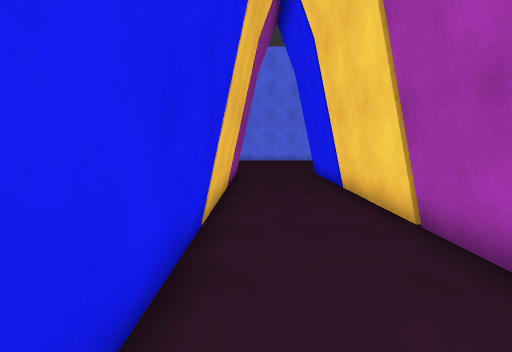
View 1 (above)

20 first-person views from a walk through a scene from a Unity 3-D project. The camera is 1.5 m above the floor, tilts 6° down and sees 80° across. The floor is counted in squares, 1 m on a side. Each view is taken from the middle of a square. On the plan, view 1 faces up. The plan holds only what a view shows up to about 15 squares ahead; the rest is blank. The place goes on beyond the plan. The player is left out.

View 2
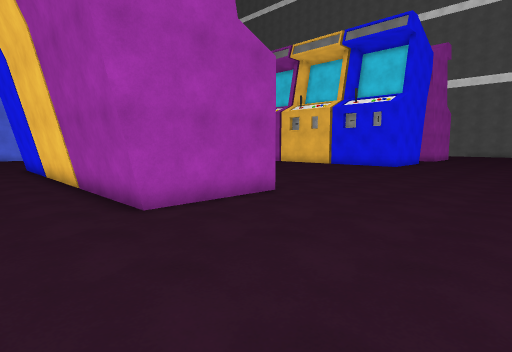

View 3
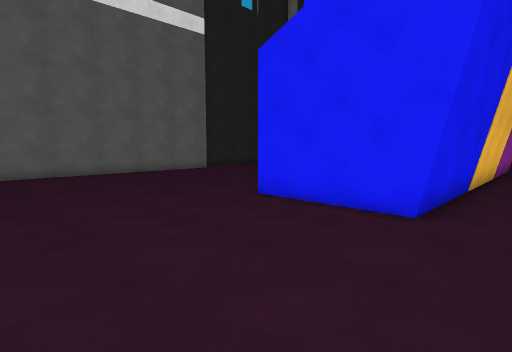

View 4
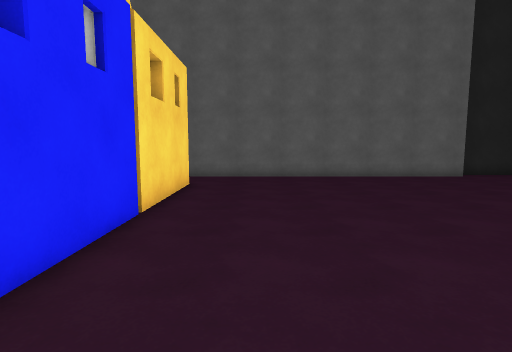

View 5
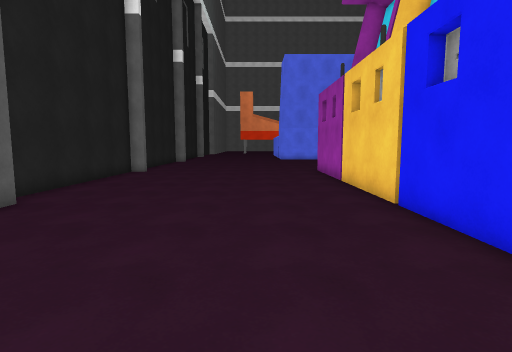

View 6
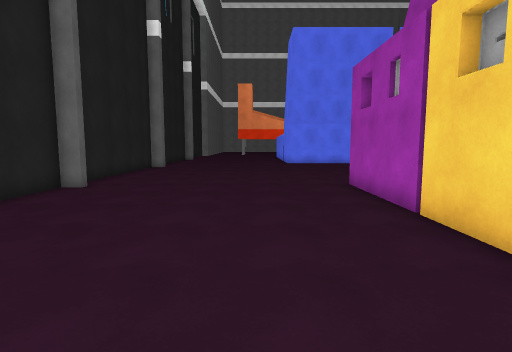

View 7
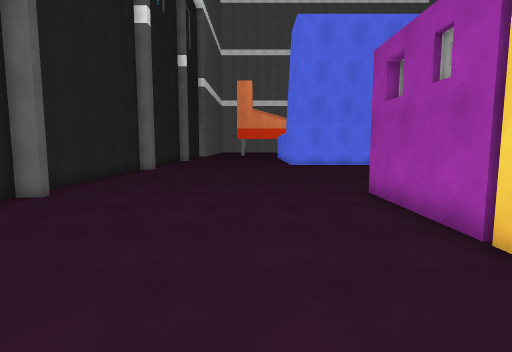

View 8
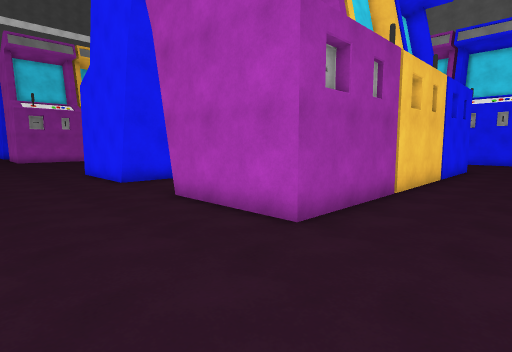

View 9
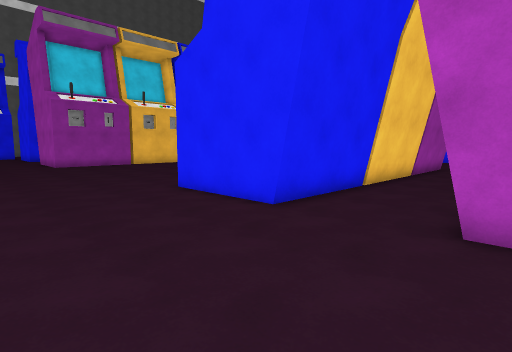

View 10
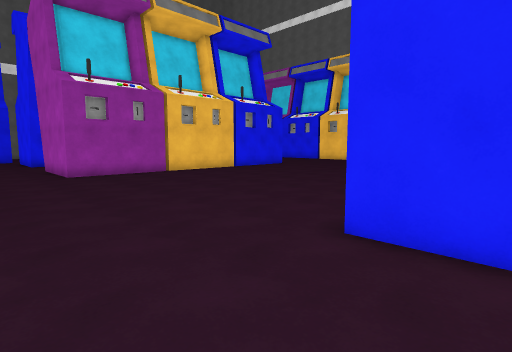

View 11
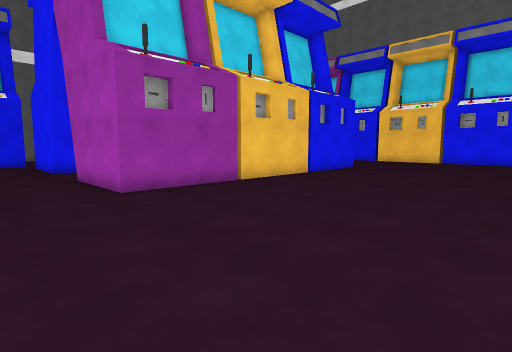

View 12
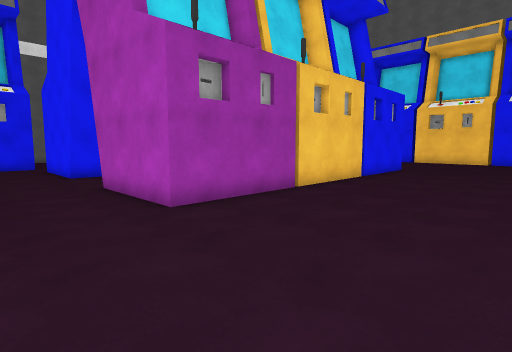

View 13
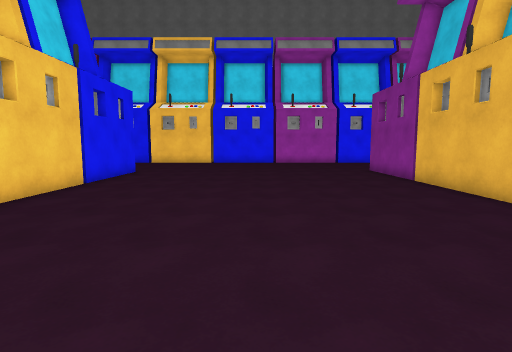

View 14
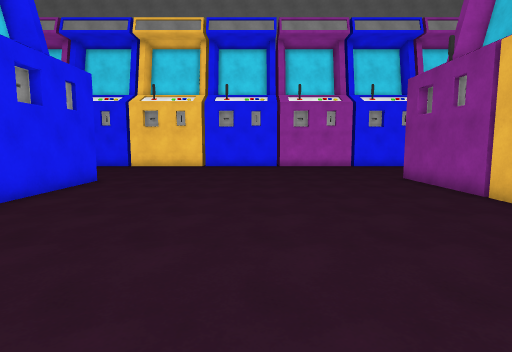

View 15
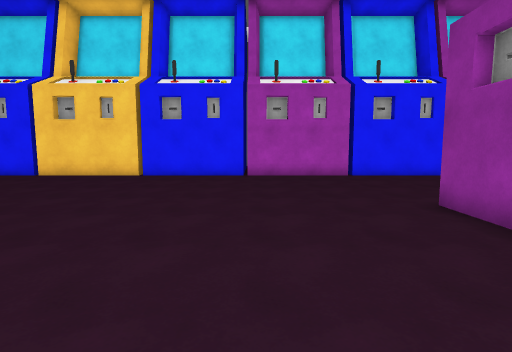

View 16
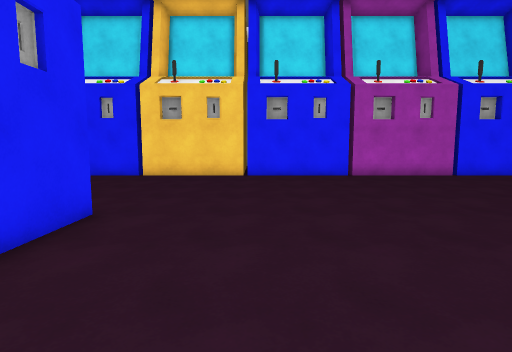

View 17
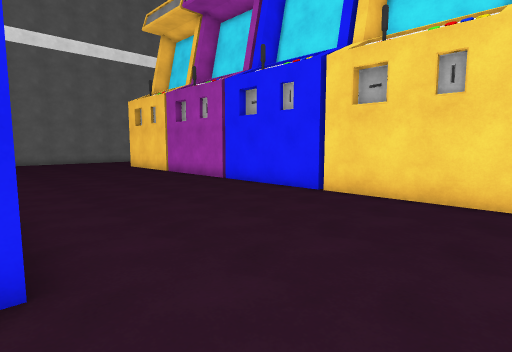

View 18
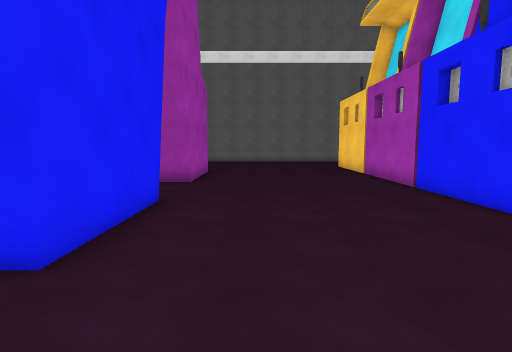

View 19
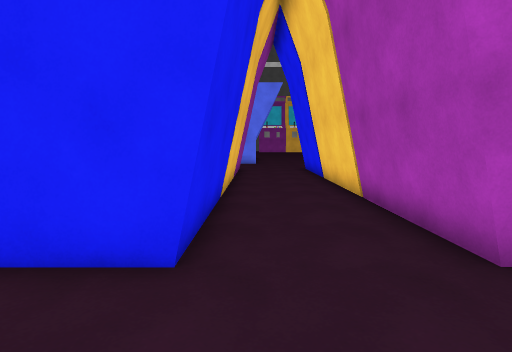

View 20
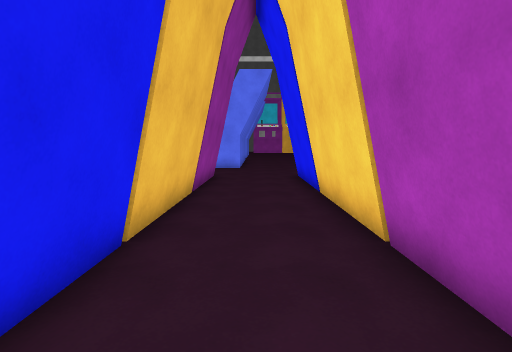

### Floor plan
Points are (right, up) in squares from view 1. A wall is a line through its corners. A room is listed if a view was taken in it or the views show most of it. See-through windows are left out.
Room 1 (views 1, 2, 3, 4, 5, 6, 7, 8, 9, 10, 11, 12, 13, 14, 15, 16, 17, 18, 19, 20)
walls: (7.5, 10.4) (7.5, 0.6) (3, 0.6); (2.7, 0.6) (2.7, 15.4); (-0.9, 0.6) (-5.5, 0.6); (3, 15.4) (7.5, 15.4); (-0.7, 15) (-0.7, 0.6); (3.1, -6.5) (32.1, -6.5); (-5.5, 2) (-5.5, 15.4) (-0.6, 15.4); (25.1, 1.6) (20.5, 1.6) (20.5, 16.4) (25.3, 16.4) (25.3, 1.6); (28.7, 1.6) (28.7, 16.4); (-15, 5.6) (-15, -7.1); (29, 16.4) (31.7, 16.4); (-12.4, -6.5) (-3.8, -6.5); (31.9, 1.6) (29, 1.6); (-15, 14.9) (-15, 14.5) (-15.7, 14.5) (-15.7, 6); (-15.7, 21.1) (-15.7, 15.9)
low walls: (3, 2.5) (3, 15.4); (3, 1.5) (3, 2.4); (3, 0.6) (3, 1.4); (-0.9, 6.4) (-0.9, 1.5); (-0.9, 8.4) (-0.9, 6.5); (-0.9, 10.4) (-0.9, 8.5); (-0.9, 1.4) (-0.9, 0.6); (-0.9, 13.4) (-0.9, 12.5); (25.1, 10.4) (25.1, 1.6); (25.1, 13.4) (25.1, 10.5); (25.1, 14.4) (25.1, 13.5); (29, 7.5) (29, 8.4); (29, 8.5) (29, 9.4); (29, 9.5) (29, 10.4); (29, 1.6) (29, 7.4); (29, 10.5) (29, 11.4); (29, 15.1) (29, 16.4)

Where each view was taken, in squares from view 1:
view 1: 0 up, 0 right, facing up
view 2: 6 down, 0 right, facing up-right
view 3: 6 down, 1 right, facing up-left
view 4: 4 down, 1 left, facing left
view 5: 2 down, 9 left, facing up
view 6: 4 up, 9 left, facing up
view 7: 6 up, 9 left, facing up
view 8: 20 up, 9 left, facing down-right
view 9: 21 up, 2 left, facing down-right
view 10: 20 up, 5 right, facing down-right
view 11: 20 up, 11 right, facing down-right
view 12: 20 up, 14 right, facing down-right
view 13: 18 up, 14 right, facing down
view 14: 14 up, 14 right, facing down
view 15: 8 up, 12 right, facing down
view 16: 8 up, 17 right, facing down
view 17: 2 up, 17 right, facing down-right
view 18: 1 down, 17 right, facing right
view 19: 2 down, 26 right, facing up
view 20: 2 up, 27 right, facing up
